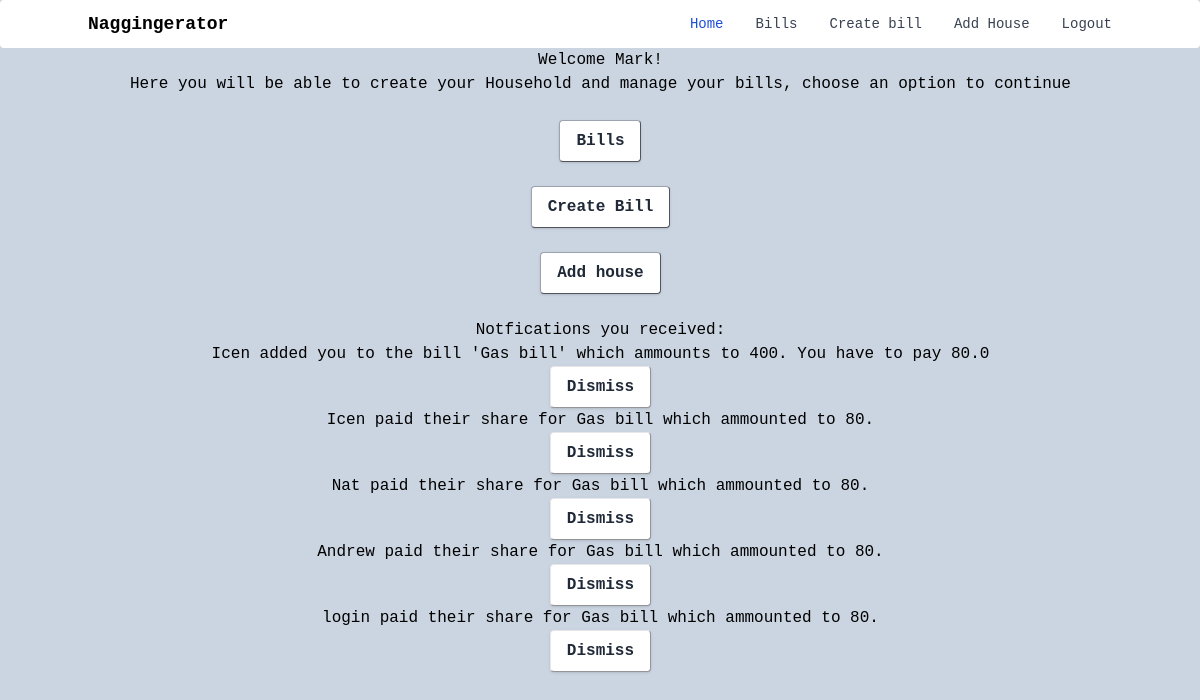
The page /indexLogged (signed in) on the database its author committed.
### db_schema.py (models this page shows, shortened)
class User(UserMixin, db.Model):
    __tablename__='users'
    id = db.Column(db.Integer, primary_key=True)
    username = db.Column(db.String(20), unique=True)
    password_hash = db.Column(db.String(30))
    bills = db.relationship('Bills', backref='user', lazy='dynamic')
    bill_completion = db.relationship('User_Bill', backref='User_completion', lazy='dynamic')
    notfications = db.relationship('Notfications', backref='user_notfications', lazy='dynamic')
    house_members = db.relationship('Households', backref='house_members', lazy='dynamic')
    email = db.Column(db.String(30))

class Notfications(db.Model):
    __tablename__ = 'notfications'
    id = db.Column(db.Integer, primary_key=True)
    user_id = db.Column(db.Integer(), db.ForeignKey('users.id'))
    notfication =db.Column(db.Text())

### cwk.py (the view)
@app.route('/indexLogged',methods=['GET'])
def indexLogged():
    notfications = Notfications.query.filter_by(user_id=current_user.id)
    return render_template('indexLogged.html',notfications=notfications)

### cwk.py (called while the page is built)
@login_manager.user_loader
def load_user(user_id):
    return User.query.get(int(user_id))

### templates/indexLogged.html (shortened to what this page needs)
{% extends 'base1.html' %}
{% block body %}
    <div class="centre">
        <h1>Welcome {{current_user.username}}!</h1>
        <p>Here you will be able to create your Household and manage your bills, choose an option to continue</p>
        <br>
        <form action='/Bills'>
            <button class="bg-white hover:bg-gray-100 text-gray-800 font-semibold py-2 px-4 border border-gray-400 rounded shadow">
                Bills
            </button>
        </form>
        <br>
        <form action='/createBill'>
            <button class="bg-white hover:bg-gray-100 text-gray-800 font-semibold py-2 px-4 border border-gray-400 rounded shadow">
                Create Bill
            </button>
        </form>
        <br>
        <form action='/addHouse'>
            <button class="bg-white hover:bg-gray-100 text-gray-800 font-semibold py-2 px-4 border border-gray-400 rounded shadow">
                Add house
            </button>
        </form>
        <br>
        <h3>Notfications you received:</h3>
        {% for notfication in notfications %}
            {{ notfication.notfication }}
            <form action='/indexLoggedAPI' method="POST">
                <button class="bg-white hover:bg-gray-100 text-gray-800 font-semibold py-2 px-4 border border-gray-200 rounded shadow">
                    Dismiss
                </button>
            </form>
            {% else %}
                no notifications
            {% endfor %}
    </div>
{% endblock %}

### static/css/main.css (style rules this page uses)
html { line-height:1.5;-webkit-text-size-adjust:100%;-moz-tab-size:4;tab-size:4;font-family:ui-sans-serif, system-ui, -apple-system, BlinkMacSystemFont, "Segoe UI", Roboto, "Helvetica Neue", Arial, "Noto Sans", sans-serif, "Apple Color Emoji", "Segoe UI Emoji", "Segoe UI Symbol", "Noto Color Emoji" }
body { margin:0;line-height:inherit }
h1,h2,h3,h4,h5,h6 { font-size:inherit;font-weight:inherit }
button,input,optgroup,select,textarea { font-family:inherit;font-size:100%;line-height:inherit;color:inherit;margin:0;padding:0 }
button,select { text-transform:none }
[type=button],[type=reset],[type=submit],button { -webkit-appearance:button;background-color:transparent;background-image:none }
blockquote,dd,dl,figure,h1,h2,h3,h4,h5,h6,hr,p,pre { margin:0 }
[role=button],button { cursor:pointer }
.rounded { border-radius:0.25rem }
.border { border-width:1px }
.border-gray-200 { --tw-border-opacity:1;border-color:rgb(229 231 235 / var(--tw-border-opacity)) }
.border-gray-400 { --tw-border-opacity:1;border-color:rgb(156 163 175 / var(--tw-border-opacity)) }
.bg-slate-300 { --tw-bg-opacity:1;background-color:rgb(203 213 225 / var(--tw-bg-opacity)) }
.bg-white { --tw-bg-opacity:1;background-color:rgb(255 255 255 / var(--tw-bg-opacity)) }
.py-2 { padding-top:0.5rem;padding-bottom:0.5rem }
.px-4 { padding-left:1rem;padding-right:1rem }
.text-center { text-align:center }
.font-mono { font-family:ui-monospace, SFMono-Regular, Menlo, Monaco, Consolas, "Liberation Mono", "Courier New", monospace }
.font-semibold { font-weight:600 }
.text-gray-800 { --tw-text-opacity:1;color:rgb(31 41 55 / var(--tw-text-opacity)) }
.shadow { --tw-shadow:0 1px 3px 0 rgb(0 0 0 / 0.1), 0 1px 2px -1px rgb(0 0 0 / 0.1);--tw-shadow-colored:0 1px 3px 0 var(--tw-shadow-color), 0 1px 2px -1px var(--tw-shadow-color);box-shadow:var(--tw-ring-offset-shadow, 0 0 #0000), var(--tw-ring-shadow, 0 0 #0000), var(--tw-shadow) }

### rows shown on the page
User: username "Mark"
Notfications: notfication "Icen added you to the bill 'Gas bill' which ammounts to 400. You have to pay 80.0"
Notfications: notfication "Icen paid their share for Gas bill which ammounted to 80."
Notfications: notfication "Nat paid their share for Gas bill which ammounted to 80."
Notfications: notfication "Andrew paid their share for Gas bill which ammounted to 80."
Notfications: notfication "login paid their share for Gas bill which ammounted to 80."
